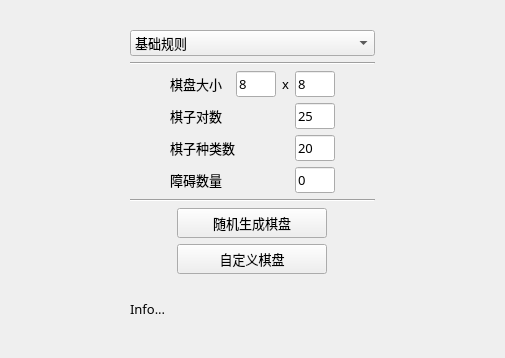
<?xml version="1.0" encoding="UTF-8"?>
<ui version="4.0">
 <class>StartMenuUI</class>
 <widget class="QWidget" name="StartMenuUI">
  <property name="geometry">
   <rect>
    <x>0</x>
    <y>0</y>
    <width>505</width>
    <height>358</height>
   </rect>
  </property>
  <property name="font">
   <font>
    <family>微软雅黑</family>
    <pointsize>10</pointsize>
   </font>
  </property>
  <property name="windowTitle">
   <string>LinkLink</string>
  </property>
  <layout class="QHBoxLayout" name="horizontalLayout_5">
   <item>
    <layout class="QHBoxLayout" name="horizontalLayout_3">
     <item>
      <spacer name="horizontalSpacer_8">
       <property name="orientation">
        <enum>Qt::Horizontal</enum>
       </property>
       <property name="sizeHint" stdset="0">
        <size>
         <width>40</width>
         <height>20</height>
        </size>
       </property>
      </spacer>
     </item>
     <item>
      <widget class="QFrame" name="frame">
       <property name="minimumSize">
        <size>
         <width>0</width>
         <height>0</height>
        </size>
       </property>
       <property name="maximumSize">
        <size>
         <width>500</width>
         <height>500</height>
        </size>
       </property>
       <layout class="QVBoxLayout" name="verticalLayout">
        <item>
         <spacer name="verticalSpacer_2">
          <property name="orientation">
           <enum>Qt::Vertical</enum>
          </property>
          <property name="sizeType">
           <enum>QSizePolicy::Maximum</enum>
          </property>
          <property name="sizeHint" stdset="0">
           <size>
            <width>20</width>
            <height>10</height>
           </size>
          </property>
         </spacer>
        </item>
        <item>
         <widget class="QComboBox" name="cbx_Rule">
          <property name="minimumSize">
           <size>
            <width>0</width>
            <height>25</height>
           </size>
          </property>
          <property name="maximumSize">
           <size>
            <width>16777215</width>
            <height>16777215</height>
           </size>
          </property>
          <item>
           <property name="text">
            <string>基础规则</string>
           </property>
          </item>
          <item>
           <property name="text">
            <string>可多次转弯</string>
           </property>
          </item>
         </widget>
        </item>
        <item>
         <widget class="Line" name="line">
          <property name="maximumSize">
           <size>
            <width>999999</width>
            <height>16777215</height>
           </size>
          </property>
          <property name="orientation">
           <enum>Qt::Horizontal</enum>
          </property>
         </widget>
        </item>
        <item>
         <layout class="QHBoxLayout" name="horizontalLayout_4">
          <item>
           <spacer name="horizontalSpacer_7">
            <property name="orientation">
             <enum>Qt::Horizontal</enum>
            </property>
            <property name="sizeHint" stdset="0">
             <size>
              <width>40</width>
              <height>20</height>
             </size>
            </property>
           </spacer>
          </item>
          <item>
           <widget class="QLabel" name="lbl_m">
            <property name="minimumSize">
             <size>
              <width>60</width>
              <height>0</height>
             </size>
            </property>
            <property name="text">
             <string>棋盘大小</string>
            </property>
           </widget>
          </item>
          <item>
           <widget class="QLineEdit" name="ledt_m">
            <property name="minimumSize">
             <size>
              <width>25</width>
              <height>0</height>
             </size>
            </property>
            <property name="maximumSize">
             <size>
              <width>40</width>
              <height>16777215</height>
             </size>
            </property>
            <property name="text">
             <string>8</string>
            </property>
           </widget>
          </item>
          <item>
           <widget class="QLabel" name="label">
            <property name="text">
             <string>x</string>
            </property>
           </widget>
          </item>
          <item>
           <widget class="QLineEdit" name="ledt_n">
            <property name="sizePolicy">
             <sizepolicy hsizetype="Expanding" vsizetype="Fixed">
              <horstretch>0</horstretch>
              <verstretch>0</verstretch>
             </sizepolicy>
            </property>
            <property name="minimumSize">
             <size>
              <width>25</width>
              <height>0</height>
             </size>
            </property>
            <property name="maximumSize">
             <size>
              <width>40</width>
              <height>16777215</height>
             </size>
            </property>
            <property name="text">
             <string>8</string>
            </property>
           </widget>
          </item>
          <item>
           <spacer name="horizontalSpacer_6">
            <property name="orientation">
             <enum>Qt::Horizontal</enum>
            </property>
            <property name="sizeType">
             <enum>QSizePolicy::Maximum</enum>
            </property>
            <property name="sizeHint" stdset="0">
             <size>
              <width>40</width>
              <height>20</height>
             </size>
            </property>
           </spacer>
          </item>
         </layout>
        </item>
        <item>
         <layout class="QHBoxLayout" name="horizontalLayout_6">
          <item>
           <spacer name="horizontalSpacer_11">
            <property name="orientation">
             <enum>Qt::Horizontal</enum>
            </property>
            <property name="sizeType">
             <enum>QSizePolicy::Maximum</enum>
            </property>
            <property name="sizeHint" stdset="0">
             <size>
              <width>40</width>
              <height>20</height>
             </size>
            </property>
           </spacer>
          </item>
          <item>
           <widget class="QLabel" name="label_2">
            <property name="text">
             <string>棋子对数</string>
            </property>
           </widget>
          </item>
          <item>
           <widget class="QLineEdit" name="ledt_k">
            <property name="minimumSize">
             <size>
              <width>25</width>
              <height>0</height>
             </size>
            </property>
            <property name="maximumSize">
             <size>
              <width>40</width>
              <height>16777215</height>
             </size>
            </property>
            <property name="text">
             <string>25</string>
            </property>
           </widget>
          </item>
          <item>
           <spacer name="horizontalSpacer_12">
            <property name="orientation">
             <enum>Qt::Horizontal</enum>
            </property>
            <property name="sizeType">
             <enum>QSizePolicy::Maximum</enum>
            </property>
            <property name="sizeHint" stdset="0">
             <size>
              <width>40</width>
              <height>20</height>
             </size>
            </property>
           </spacer>
          </item>
         </layout>
        </item>
        <item>
         <layout class="QHBoxLayout" name="horizontalLayout_7">
          <item>
           <spacer name="horizontalSpacer_10">
            <property name="orientation">
             <enum>Qt::Horizontal</enum>
            </property>
            <property name="sizeType">
             <enum>QSizePolicy::Maximum</enum>
            </property>
            <property name="sizeHint" stdset="0">
             <size>
              <width>40</width>
              <height>20</height>
             </size>
            </property>
           </spacer>
          </item>
          <item>
           <widget class="QLabel" name="label_3">
            <property name="text">
             <string>棋子种类数</string>
            </property>
           </widget>
          </item>
          <item>
           <widget class="QLineEdit" name="ledt_p">
            <property name="minimumSize">
             <size>
              <width>25</width>
              <height>0</height>
             </size>
            </property>
            <property name="maximumSize">
             <size>
              <width>40</width>
              <height>16777215</height>
             </size>
            </property>
            <property name="text">
             <string>20</string>
            </property>
           </widget>
          </item>
          <item>
           <spacer name="horizontalSpacer_9">
            <property name="orientation">
             <enum>Qt::Horizontal</enum>
            </property>
            <property name="sizeType">
             <enum>QSizePolicy::Maximum</enum>
            </property>
            <property name="sizeHint" stdset="0">
             <size>
              <width>40</width>
              <height>20</height>
             </size>
            </property>
           </spacer>
          </item>
         </layout>
        </item>
        <item>
         <layout class="QHBoxLayout" name="horizontalLayout_8">
          <item>
           <spacer name="horizontalSpacer_13">
            <property name="orientation">
             <enum>Qt::Horizontal</enum>
            </property>
            <property name="sizeType">
             <enum>QSizePolicy::Maximum</enum>
            </property>
            <property name="sizeHint" stdset="0">
             <size>
              <width>40</width>
              <height>20</height>
             </size>
            </property>
           </spacer>
          </item>
          <item>
           <widget class="QLabel" name="label_5">
            <property name="text">
             <string>障碍数量</string>
            </property>
           </widget>
          </item>
          <item>
           <widget class="QLineEdit" name="ledt_ObstacleNum">
            <property name="minimumSize">
             <size>
              <width>25</width>
              <height>0</height>
             </size>
            </property>
            <property name="maximumSize">
             <size>
              <width>40</width>
              <height>16777215</height>
             </size>
            </property>
            <property name="text">
             <string>0</string>
            </property>
           </widget>
          </item>
          <item>
           <spacer name="horizontalSpacer_14">
            <property name="orientation">
             <enum>Qt::Horizontal</enum>
            </property>
            <property name="sizeType">
             <enum>QSizePolicy::Maximum</enum>
            </property>
            <property name="sizeHint" stdset="0">
             <size>
              <width>40</width>
              <height>20</height>
             </size>
            </property>
           </spacer>
          </item>
         </layout>
        </item>
        <item>
         <widget class="Line" name="line_2">
          <property name="maximumSize">
           <size>
            <width>16777215</width>
            <height>16777215</height>
           </size>
          </property>
          <property name="orientation">
           <enum>Qt::Horizontal</enum>
          </property>
         </widget>
        </item>
        <item>
         <layout class="QHBoxLayout" name="horizontalLayout">
          <item>
           <spacer name="horizontalSpacer">
            <property name="orientation">
             <enum>Qt::Horizontal</enum>
            </property>
            <property name="sizeType">
             <enum>QSizePolicy::Maximum</enum>
            </property>
            <property name="sizeHint" stdset="0">
             <size>
              <width>30</width>
              <height>20</height>
             </size>
            </property>
           </spacer>
          </item>
          <item>
           <widget class="QPushButton" name="pbt_FormBoard">
            <property name="minimumSize">
             <size>
              <width>80</width>
              <height>30</height>
             </size>
            </property>
            <property name="maximumSize">
             <size>
              <width>150</width>
              <height>16777215</height>
             </size>
            </property>
            <property name="text">
             <string>随机生成棋盘</string>
            </property>
           </widget>
          </item>
          <item>
           <spacer name="horizontalSpacer_2">
            <property name="orientation">
             <enum>Qt::Horizontal</enum>
            </property>
            <property name="sizeType">
             <enum>QSizePolicy::Maximum</enum>
            </property>
            <property name="sizeHint" stdset="0">
             <size>
              <width>30</width>
              <height>20</height>
             </size>
            </property>
           </spacer>
          </item>
         </layout>
        </item>
        <item>
         <layout class="QHBoxLayout" name="horizontalLayout_2">
          <item>
           <spacer name="horizontalSpacer_4">
            <property name="orientation">
             <enum>Qt::Horizontal</enum>
            </property>
            <property name="sizeType">
             <enum>QSizePolicy::Maximum</enum>
            </property>
            <property name="sizeHint" stdset="0">
             <size>
              <width>30</width>
              <height>20</height>
             </size>
            </property>
           </spacer>
          </item>
          <item>
           <widget class="QPushButton" name="pbt_InitBoard">
            <property name="minimumSize">
             <size>
              <width>80</width>
              <height>30</height>
             </size>
            </property>
            <property name="maximumSize">
             <size>
              <width>150</width>
              <height>16777215</height>
             </size>
            </property>
            <property name="text">
             <string>自定义棋盘</string>
            </property>
           </widget>
          </item>
          <item>
           <spacer name="horizontalSpacer_3">
            <property name="orientation">
             <enum>Qt::Horizontal</enum>
            </property>
            <property name="sizeType">
             <enum>QSizePolicy::Maximum</enum>
            </property>
            <property name="sizeHint" stdset="0">
             <size>
              <width>30</width>
              <height>20</height>
             </size>
            </property>
           </spacer>
          </item>
         </layout>
        </item>
        <item>
         <widget class="QLabel" name="lbl_Info">
          <property name="maximumSize">
           <size>
            <width>16777215</width>
            <height>16777215</height>
           </size>
          </property>
          <property name="text">
           <string>Info...</string>
          </property>
         </widget>
        </item>
       </layout>
      </widget>
     </item>
     <item>
      <spacer name="horizontalSpacer_5">
       <property name="orientation">
        <enum>Qt::Horizontal</enum>
       </property>
       <property name="sizeHint" stdset="0">
        <size>
         <width>40</width>
         <height>20</height>
        </size>
       </property>
      </spacer>
     </item>
    </layout>
   </item>
  </layout>
 </widget>
 <resources>
  <include location="resource.qrc"/>
 </resources>
 <connections>
  <connection>
   <sender>pbt_FormBoard</sender>
   <signal>clicked()</signal>
   <receiver>StartMenuUI</receiver>
   <slot>slot_pbt_FormBoard_clicked()</slot>
   <hints>
    <hint type="sourcelabel">
     <x>144</x>
     <y>240</y>
    </hint>
    <hint type="destinationlabel">
     <x>199</x>
     <y>0</y>
    </hint>
   </hints>
  </connection>
  <connection>
   <sender>cbx_Rule</sender>
   <signal>currentIndexChanged(int)</signal>
   <receiver>StartMenuUI</receiver>
   <slot>slot_cbx_Rule_currentIndexChanged()</slot>
   <hints>
    <hint type="sourcelabel">
     <x>174</x>
     <y>41</y>
    </hint>
    <hint type="destinationlabel">
     <x>184</x>
     <y>0</y>
    </hint>
   </hints>
  </connection>
 </connections>
 <slots>
  <slot>slot_cbx_Rule_currentIndexChanged()</slot>
  <slot>slot_pbt_FormBoard_clicked()</slot>
  <slot>slot_pbt_SolveGame_clicked()</slot>
  <slot>slot_pbt_InitBoard_clicked()</slot>
 </slots>
</ui>
